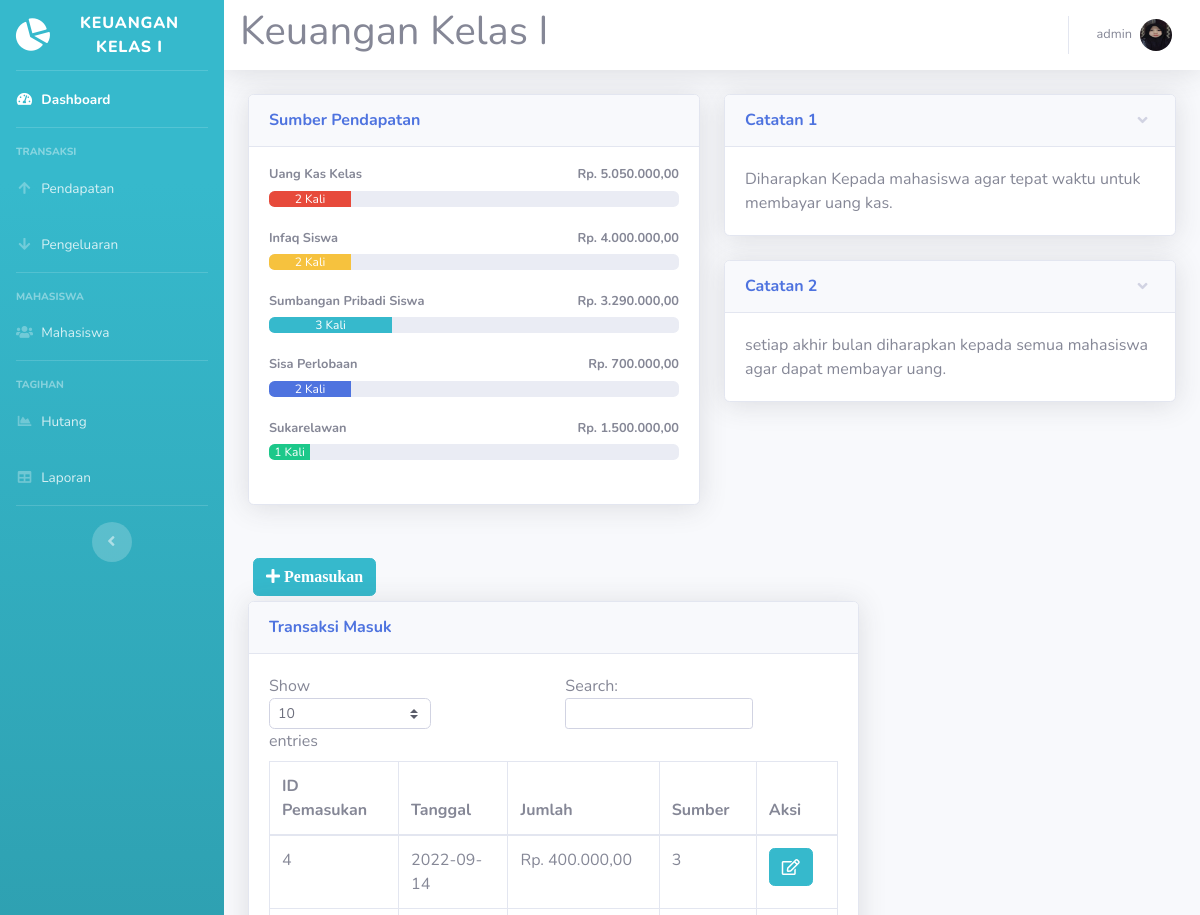
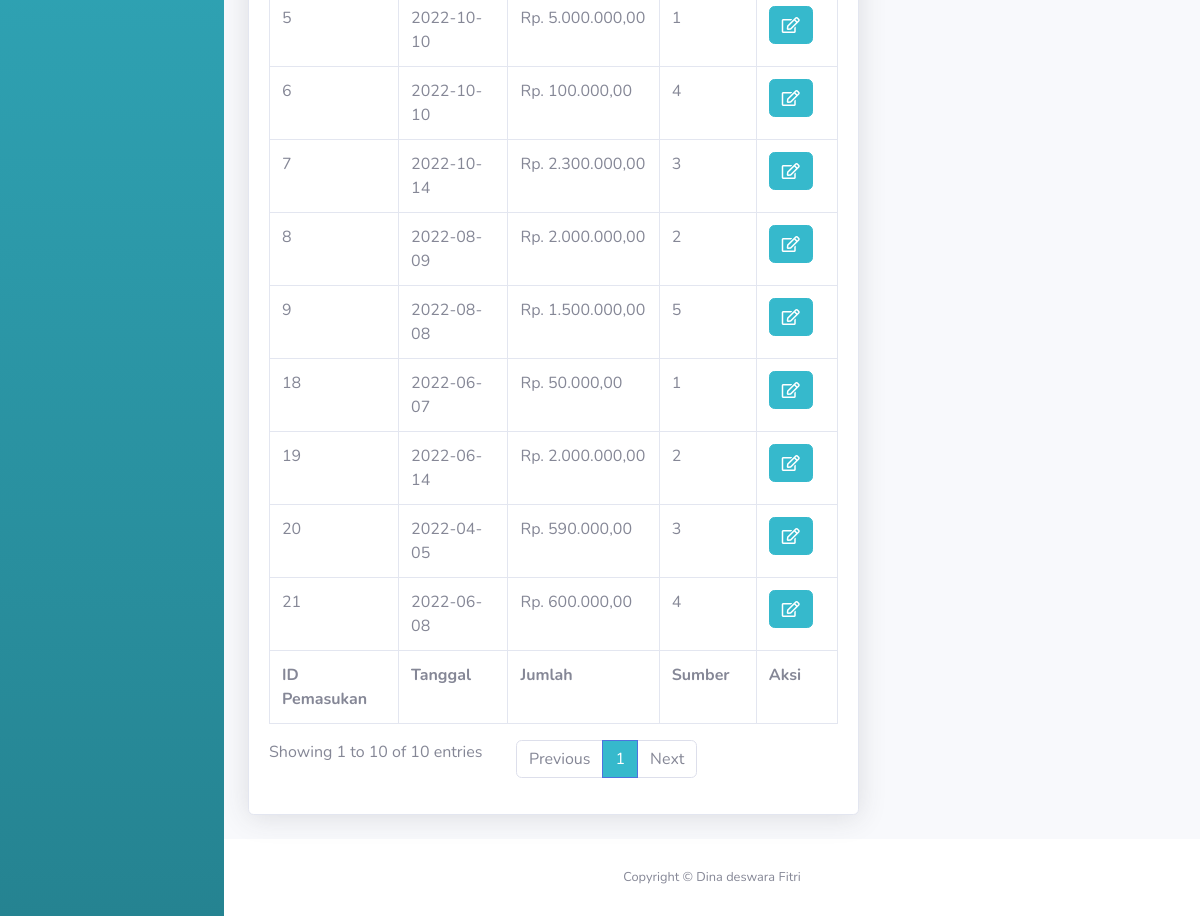
The page /pendapatan.php (signed in) on the database its author committed (2 pictures, top to bottom).
### tables this page shows
CREATE TABLE `sumber` (
  `id_sumber` int(11) NOT NULL,
  `nama` varchar(40) NOT NULL
);

CREATE TABLE `catatan` (
  `id_catatan` int(11) NOT NULL,
  `catatan` text NOT NULL
);

CREATE TABLE `pemasukan` (
  `id_pemasukan` int(11) NOT NULL,
  `tgl_pemasukan` date NOT NULL,
  `jumlah` int(11) NOT NULL,
  `id_sumber` int(11) NOT NULL
);

### pendapatan.php (the view, shortened to what this page needs)
<!DOCTYPE html>
<html lang="en">
<head>
  <link href="vendor/fontawesome-free/css/all.min.css" rel="stylesheet" type="text/css">
  <link href="css/sb-admin-2.min.css" rel="stylesheet">
</head>
<body id="page-top">
<?php
require 'koneksi.php';
require ('sidebar.php'); ?>
      <div id="content">
<?php require ('navbar.php'); ?>
        <div class="container-fluid">
          <div class="row">
            <div class="col-lg-6 mb-4">
              <div class="card shadow mb-4">
                <div class="card-header py-3">
                  <h6 class="m-0 font-weight-bold text-primary">Sumber Pendapatan</h6>
                </div>
                <div class="card-body">
				<?php
				$namasumber1 = mysqli_query($koneksi,"SELECT * FROM `sumber` where id_sumber= 1 ");
				$sumbern1= mysqli_fetch_assoc($namasumber1);
				$namasumber2 = mysqli_query($koneksi,"SELECT * FROM `sumber` where id_sumber= 2 ");
				$sumbern2= mysqli_fetch_assoc($namasumber2);
				$namasumber3 = mysqli_query($koneksi,"SELECT * FROM `sumber` where id_sumber= 3 ");
				$sumbern3= mysqli_fetch_assoc($namasumber3);
				$namasumber4 = mysqli_query($koneksi,"SELECT * FROM `sumber` where id_sumber= 4 ");
				$sumbern4= mysqli_fetch_assoc($namasumber4);
				$namasumber5 = mysqli_query($koneksi,"SELECT * FROM `sumber` where id_sumber= 5 ");
				$sumbern5= mysqli_fetch_assoc($namasumber5);
				$hasil1=mysqli_query($koneksi,"SELECT * FROM pemasukan where id_sumber = 1");
				while ($jumlah1=mysqli_fetch_array($hasil1)){
				$arrayhasil1[] = $jumlah1['jumlah'];
				}
				$jumlahhasil1 = array_sum($arrayhasil1);
				$hasil2=mysqli_query($koneksi,"SELECT * FROM pemasukan where id_sumber = 2");
				while ($jumlah2=mysqli_fetch_array($hasil2)){
				$arrayhasil2[] = $jumlah2['jumlah'];
				}
				$jumlahhasil2 = array_sum($arrayhasil2);
				$hasil3=mysqli_query($koneksi,"SELECT * FROM pemasukan where id_sumber = 3");
				while ($jumlah3=mysqli_fetch_array($hasil3)){
				$arrayhasil3[] = $jumlah3['jumlah'];
				}
				$jumlahhasil3 = array_sum($arrayhasil3);
				$hasil4=mysqli_query($koneksi,"SELECT * FROM pemasukan where id_sumber = 4");
				while ($jumlah4=mysqli_fetch_array($hasil4)){
				$arrayhasil4[] = $jumlah4['jumlah'];
				}
				$jumlahhasil4 = array_sum($arrayhasil4);
				$hasil5=mysqli_query($koneksi,"SELECT * FROM pemasukan where id_sumber = 5");
				while ($jumlah5=mysqli_fetch_array($hasil5)){
				$arrayhasil5[] = $jumlah5['jumlah'];
				}
				$jumlahhasil5 = array_sum($arrayhasil5);
				$sumber1 = mysqli_query($koneksi,"SELECT id_sumber FROM pemasukan where id_sumber ='1'");
				$sumber1text = mysqli_num_rows($sumber1);
				$sumber1 = mysqli_num_rows($sumber1);
				$sumber1 = $sumber1 * 10;
				$sumber2 = mysqli_query($koneksi,"SELECT id_sumber FROM pemasukan where id_sumber ='2'");
				$sumber2text = mysqli_num_rows($sumber2);
				$sumber2 = mysqli_num_rows($sumber2);
				$sumber2 = $sumber2 * 10;
				$sumber3 = mysqli_query($koneksi,"SELECT id_sumber FROM pemasukan where id_sumber ='3'");
				$sumber3text = mysqli_num_rows($sumber3);
				$sumber3 = mysqli_num_rows($sumber3);
				$sumber3 = $sumber3 * 10;
				$sumber4 = mysqli_query($koneksi,"SELECT id_sumber FROM pemasukan where id_sumber ='4'");
				$sumber4text = mysqli_num_rows($sumber4);
				$sumber4 = mysqli_num_rows($sumber4);
				$sumber4 = $sumber4 * 10;
				$sumber5 = mysqli_query($koneksi,"SELECT id_sumber FROM pemasukan where id_sumber ='5'");
				$sumber5text = mysqli_num_rows($sumber5);
				$sumber5 = mysqli_num_rows($sumber5);
				$sumber5 = $sumber5 * 10;
				echo '
                  <h4 class="small font-weight-bold">'.$sumbern1['nama'].'<span class="float-right">Rp. '.number_format($jumlahhasil1,2,',','.').'</span></h4>
                  <div class="progress mb-4">
                    <div class="progress-bar bg-danger" role="progressbar" style="width:'.$sumber1.'%" aria-valuenow="50" aria-valuemin="0" aria-valuemax="100">'.$sumber1text.' Kali</div>
                  </div>
				  <h4 class="small font-weight-bold">'.$sumbern2['nama'].'<span class="float-right">Rp. '.number_format($jumlahhasil2,2,',','.').'</span></h4>
                  <div class="progress mb-4">
                    <div class="progress-bar bg-warning" role="progressbar" style="width:'.$sumber2.'%" aria-valuenow="50" aria-valuemin="0" aria-valuemax="100">'.$sumber2text.' Kali</div>
                  </div>
				  <h4 class="small font-weight-bold">'.$sumbern3['nama'].'<span class="float-right">Rp. '.number_format($jumlahhasil3,2,',','.').'</span></h4>
                  <div class="progress mb-4">
                    <div class="progress-bar bg-info" role="progressbar" style="width:'.$sumber3.'%" aria-valuenow="50" aria-valuemin="0" aria-valuemax="100">'.$sumber3text.' Kali</div>
                  </div>
				  <h4 class="small font-weight-bold">'.$sumbern4['nama'].'<span class="float-right">Rp. '.number_format($jumlahhasil4,2,',','.').'</span></h4>
                  <div class="progress mb-4">
                    <div class="progress-bar bg-primary" role="progressbar" style="width:'.$sumber4.'%" aria-valuenow="50" aria-valuemin="0" aria-valuemax="100">'.$sumber4text.' Kali</div>
                  </div>
				  <h4 class="small font-weight-bold">'.$sumbern5['nama'].'<span class="float-right">Rp. '.number_format($jumlahhasil5,2,',','.').'</span></h4>
                  <div class="progress mb-4">
                    <div class="progress-bar bg-success" role="progressbar" style="width:'.$sumber5.'%" aria-valuenow="50" aria-valuemin="0" aria-valuemax="100">'.$sumber5text.' Kali</div>
                  </div>';
				  ?>
                </div>
              </div>
			  </div>
			              <div class="col-lg-6">
              <div class="card shadow mb-4">
                <a href="#collapseCardExample" class="d-block card-header py-3" data-toggle="collapse" role="button" aria-expanded="true" aria-controls="collapseCardExample">
                  <h6 class="m-0 font-weight-bold text-primary">Catatan 1</h6>
                </a>
                <div class="collapse show" id="collapseCardExample">
                  <div class="card-body">
				  <?php $catatan1 = mysqli_query($koneksi, "SELECT catatan FROM catatan where id_catatan= 1");
                  $catatan1 = mysqli_fetch_array($catatan1);
				  echo $catatan1['catatan'];
				  ?>
				  </div>
                </div>
              </div>
			                <div class="card shadow mb-4">
                <a href="#collapseCardExample1" class="d-block card-header py-3" data-toggle="collapse" role="button" aria-expanded="true" aria-controls="collapseCardExample1">
                  <h6 class="m-0 font-weight-bold text-primary">Catatan 2</h6>
                </a>
                <div class="collapse show" id="collapseCardExample1">
                  <div class="card-body">
                  <?php $catatan2 = mysqli_query($koneksi, "SELECT * FROM catatan where id_catatan= 2");
                  $catatan2 = mysqli_fetch_array($catatan2);
				  echo $catatan2['catatan'];
				  ?></div>
                </div>
              </div>
			  </div>
					   <div class="col-xl-8 col-lg-7">
					   <button type="button" class="btn btn-info" style="margin:5px" data-toggle="modal" data-target="#myModalTambah"><i class="fa fa-plus"> Pemasukan</i></button><br>
          <div class="card shadow mb-4">
            <div class="card-header py-3">
              <h6 class="m-0 font-weight-bold text-primary">Transaksi Masuk</h6>
            </div>
            <div class="card-body">
              <div class="table-responsive">
               <table class="table table-bordered" id="dataTable" width="100%" cellspacing="0">
                  <thead>
                    <tr>
                      <th>ID Pemasukan</th>
                      <th>Tanggal</th>
                      <th>Jumlah</th>
                      <th>Sumber</th>
					  <th>Aksi</th>
                    </tr>
                  </thead>
                  <tfoot>
                    <tr>
                      <th>ID Pemasukan</th>
                      <th>Tanggal</th>
                      <th>Jumlah</th>
                      <th>Sumber</th>
                      <th>Aksi</th>
                    </tr>
                  </tfoot>
                  <tbody>
				  <?php
$query = mysqli_query($koneksi,"SELECT * FROM pemasukan");
while ($data = mysqli_fetch_assoc($query))
{
?>
                    <tr>
                      <td><?=$data['id_pemasukan']?></td>
                      <td><?=$data['tgl_pemasukan']?></td>
                      <td>Rp. <?=number_format($data['jumlah'],2,',','.');?></td>
                      <td><?=$data['id_sumber']?></td>
					  <td>
<a href="#" type="button" class=" fa fa-edit btn btn-info btn-md" data-toggle="modal" data-target="#myModal<?php echo $data['id_pemasukan']; ?>"></a>
</td>
</tr>
  </div>
<?php
}
?>
<?php require 'footer.php'?>
</body>
</html>

### sidebar.php
<div id="wrapper">
  <ul class="navbar-nav bg-gradient-info sidebar sidebar-dark accordion" id="accordionSidebar">
    <a class="sidebar-brand d-flex align-items-center justify-content-center" href="index.php">
      <div class="sidebar-brand-icon rotate-n-15">
        <i class="fas fa-chart-pie"></i>
      </div>
      <div class="sidebar-brand-text mx-3">Keuangan Kelas I</div>
    </a>
    <hr class="sidebar-divider my-0">
    <li class="nav-item active">
      <a class="nav-link" href="index.php">
        <i class="fas fa-fw fa-tachometer-alt"></i>
        <span>Dashboard</span></a>
    </li>
    <hr class="sidebar-divider">
    <div class="sidebar-heading">
      Transaksi
    </div>
    <li class="nav-item">
      <a class="nav-link collapsed" href="pendapatan.php">
        <i class="fas fa-fw fa-arrow-up"></i>
        <span>Pendapatan</span>
      </a>
    </li>
    <li class="nav-item">
      <a class="nav-link collapsed" href="pengeluaran.php" >
        <i class="fas fa-fw fa-arrow-down"></i>
        <span>Pengeluaran</span>
      </a>
    </li>
    <hr class="sidebar-divider">
    <div class="sidebar-heading">
    Mahasiswa
    </div>
    <li class="nav-item">
      <a class="nav-link collapsed" href="mahasiswa.php">
        <i class="fas fa-fw fa-users"></i>
        <span>Mahasiswa</span>
      </a>
    </li>
    <hr class="sidebar-divider">
    <div class="sidebar-heading">
      Tagihan
    </div>
    <li class="nav-item">
      <a class="nav-link" href="hutang.php">
        <i class="fas fa-fw fa-chart-area"></i>
        <span>Hutang</span></a>
    </li>
    <li class="nav-item">
      <a class="nav-link" href="laporan.php">
        <i class="fas fa-fw fa-table"></i>
        <span>Laporan</span></a>
    </li>
    <hr class="sidebar-divider d-none d-md-block">
    <div class="text-center d-none d-md-inline">
      <button class="rounded-circle border-0" id="sidebarToggle"></button>
    </div>
  </ul>
  <div id="content-wrapper" class="d-flex flex-column">

### navbar.php (shortened to what this page needs)
        <nav class="navbar navbar-expand navbar-light bg-white topbar mb-4 static-top shadow">
		<h1>Keuangan Kelas I</h1>
<?php require 'user.php'; ?>
        </nav>

### user.php (shortened to what this page needs)
<ul class="navbar-nav ml-auto">
  <li class="nav-item dropdown no-arrow">
    <a class="nav-link dropdown-toggle" href="#" id="userDropdown" role="button" data-toggle="dropdown" aria-haspopup="true" aria-expanded="false">
      <span class="mr-2 d-none d-lg-inline text-gray-600 small"><?=$_SESSION['nama']?></span>
      <img class="img-profile rounded-circle" src="img/akun.jpeg">
    </a>
  </li>
</ul>

### footer.php
<footer class="sticky-footer bg-white">
  <div class="container my-auto">
    <div class="copyright text-center my-auto">
      <span>Copyright &copy; Dina deswara Fitri </span>
    </div>
  </div>
</footer>

### rows shown on the page
sumber: nama "Uang Kas Kelas"
sumber: nama "Infaq Siswa"
sumber: nama "Sumbangan Pribadi Siswa"
sumber: nama "Sisa Perlobaan"
sumber: nama "Sukarelawan"
catatan: catatan "Diharapkan Kepada mahasiswa agar tepat waktu untuk membayar uang kas."
catatan: catatan "setiap akhir bulan diharapkan kepada semua mahasiswa agar dapat membayar uang."
pemasukan: id_pemasukan "4", tgl_pemasukan "2022-09-14", jumlah "400.000,00", id_sumber "3"
pemasukan: id_pemasukan "5", tgl_pemasukan "2022-10-10", jumlah "5.000.000,00", id_sumber "1"
pemasukan: id_pemasukan "6", tgl_pemasukan "2022-10-10", jumlah "100.000,00", id_sumber "4"
pemasukan: id_pemasukan "7", tgl_pemasukan "2022-10-14", jumlah "2.300.000,00", id_sumber "3"
pemasukan: id_pemasukan "8", tgl_pemasukan "2022-08-09", jumlah "2.000.000,00", id_sumber "2"
pemasukan: id_pemasukan "9", tgl_pemasukan "2022-08-08", jumlah "1.500.000,00", id_sumber "5"
pemasukan: id_pemasukan "18", tgl_pemasukan "2022-06-07", jumlah "50.000,00", id_sumber "1"
pemasukan: id_pemasukan "19", tgl_pemasukan "2022-06-14", jumlah "2.000.000,00", id_sumber "2"
pemasukan: id_pemasukan "20", tgl_pemasukan "2022-04-05", jumlah "590.000,00", id_sumber "3"
pemasukan: id_pemasukan "21", tgl_pemasukan "2022-06-08", jumlah "600.000,00", id_sumber "4"

### other values the page prints
$_SESSION['nama'] "admin"
$jumlahhasil1 "5.050.000,00"
$sumber1text "2"
$jumlahhasil2 "4.000.000,00"
$sumber2text "2"
$jumlahhasil3 "3.290.000,00"
$sumber3text "3"
$jumlahhasil4 "700.000,00"
$sumber4text "2"
$jumlahhasil5 "1.500.000,00"
$sumber5text "1"
